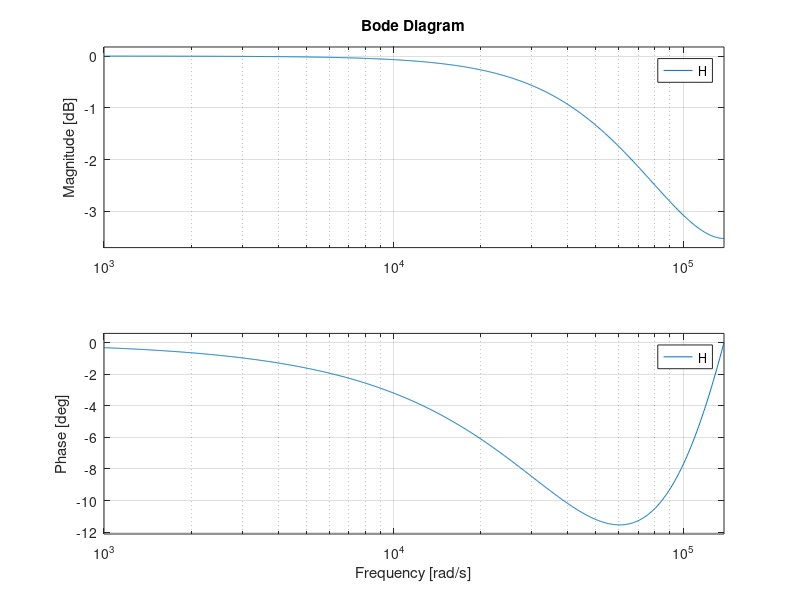

Write the MATLAB code that produced this figure.
fs = 44100;
Ts = 1/fs;

scaleroom = 0.28; %0.28 int
scaledamp = 0.4; %0.4 int
 

%Pre define array and variable
d = 0.5*scaledamp;
f = 0.5*scaleroom+0.7;
N = round(fs/1000*2.9*10)

z = tf('z',Ts) 

H = (1-d)/(1-d*z^(-1));

bode(H)